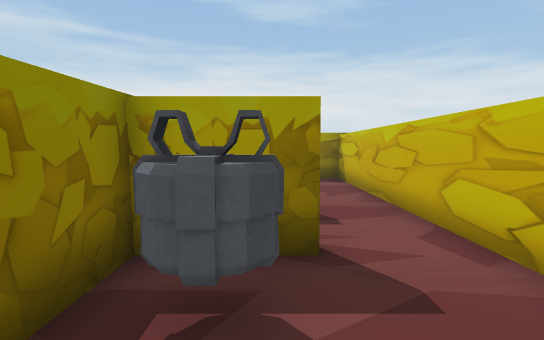
view 1 (above)

16 first-person views from a walk through a 3-D level made in the Unity game engine. The camera is 1.3 m above the floor, tilts 4° down and sees 80° across. The floor is counted in squares, 1 m on a side. Each view is taken from the middle of a square. On the plan, view 1 faces up. The plan holds only what a view shows up to about 14 squares ahead; the rest is blank. The player is left out.

view 2
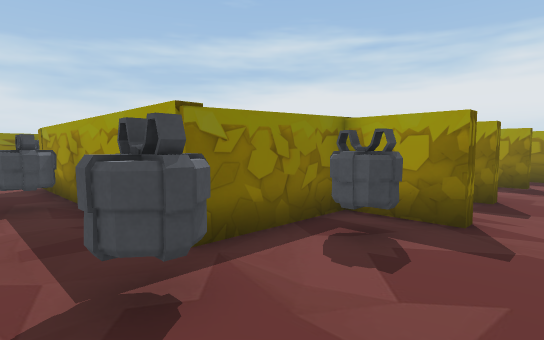

view 3
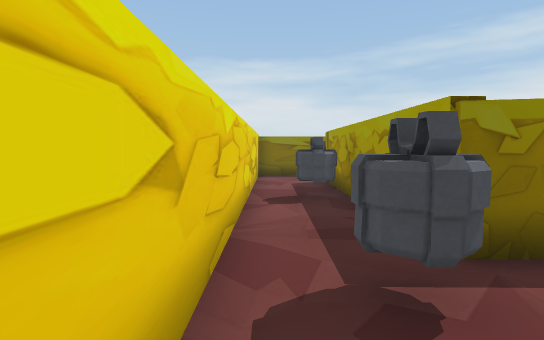

view 4
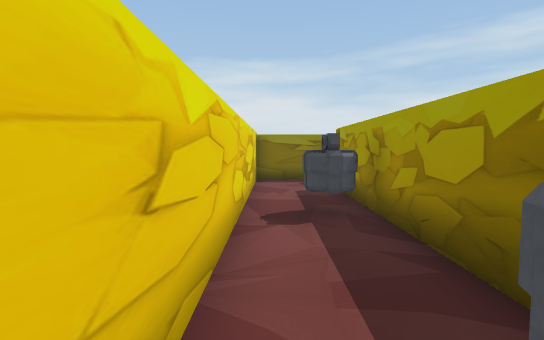

view 5
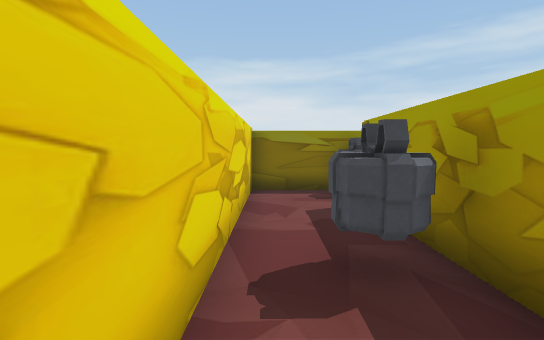

view 6
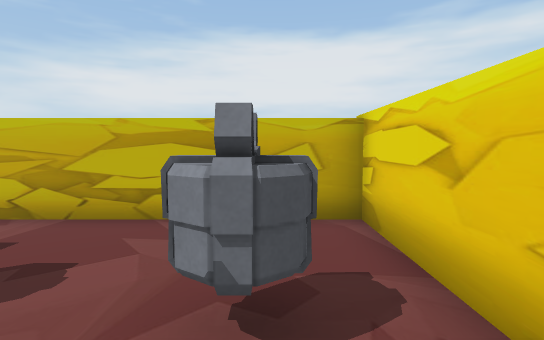

view 7
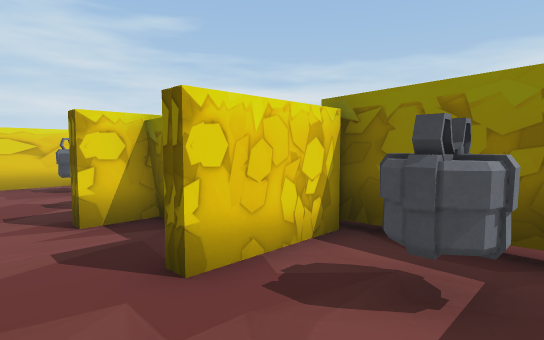

view 8
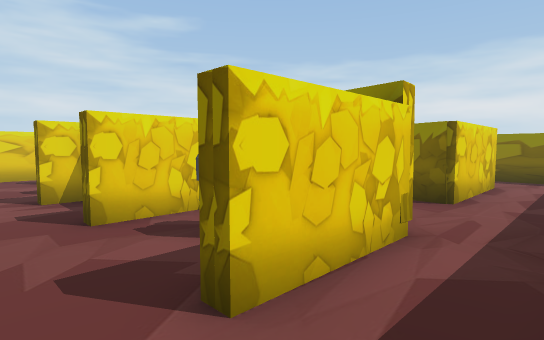

view 9
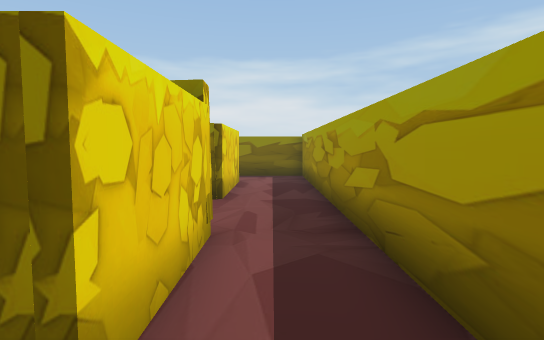

view 10
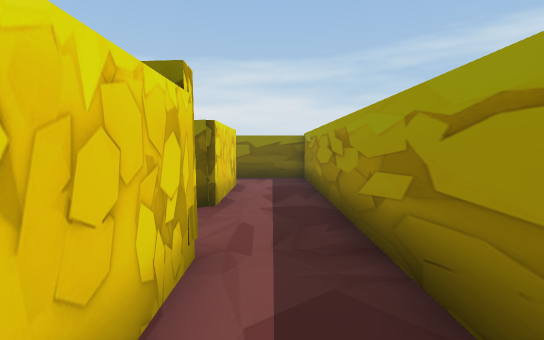

view 11
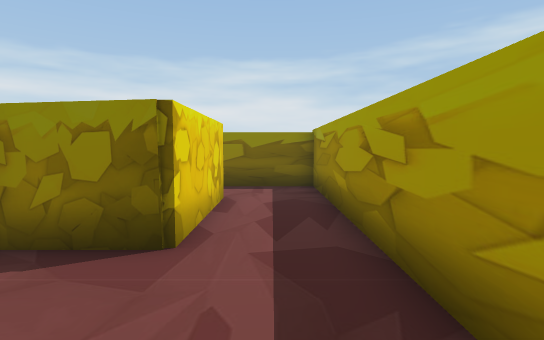

view 12
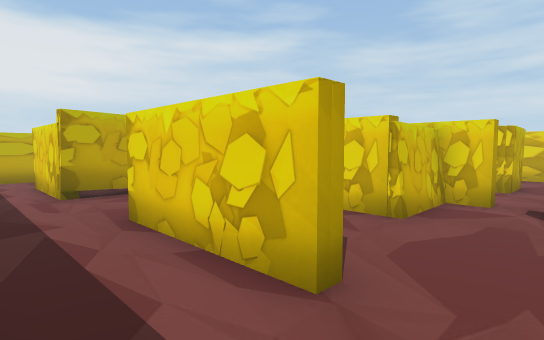

view 13
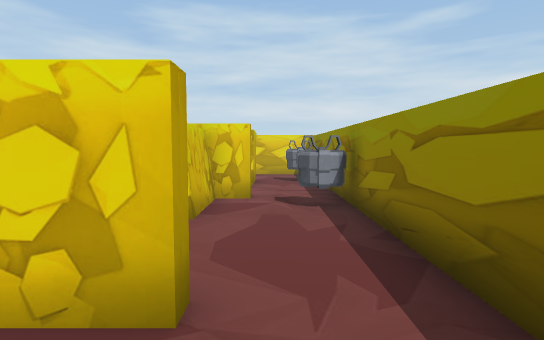

view 14
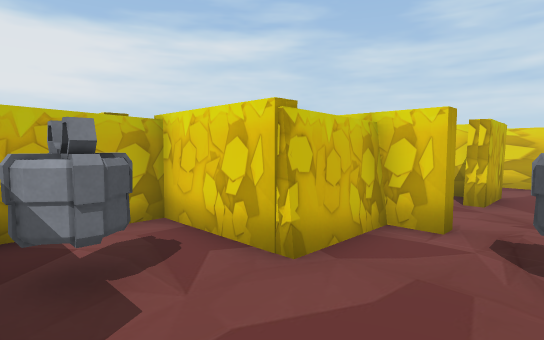

view 15
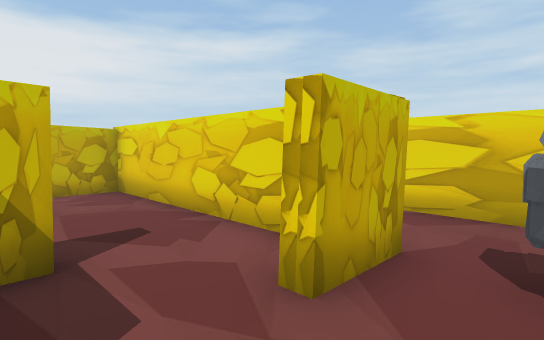

view 16
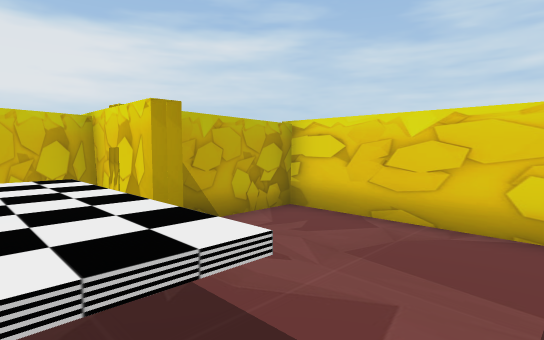

### Floor plan
Key: @ floor where view 1 was taken; # wall or solid block; x gap in a wall; . floor; ^ raised ledge; O other object.
Columns run from 13 left of view 1 to 3 right of it. Each row starts with its distance up from view 1.
 14 #################
 13 #...............#
 12 #...............#
 11 #..#####..####..#
 10 #..#####..#.....#
  9 #...OO.#. #.O...#
  8 #......#  #.....#
  7 #...####  #x##..#
  6 #O..# .^^^^ #...#
  5 #O.### ^^^# #...#
  4 #....# ...####..#
  3 #..........#OO..#
  2 #..........#OO..#
  1 #O.#.......#....#
  0 #O.#########O@. #
 -1 #.....OO....OO. #
 -2 #...............#
 -3 #################

Positions as (right, up) in squares from view 1, and headings:
1: (0, 0), facing up
2: (2, -2), facing up-left
3: (2, -2), facing left
4: (0, -2), facing left
5: (-3, -2), facing left
6: (-3, -1), facing right
7: (2, 10), facing down-left
8: (2, 13), facing down-left
9: (2, 12), facing left
10: (1, 12), facing left
11: (-2, 12), facing left
12: (-12, 13), facing down-right
13: (-11, 13), facing down
14: (-12, 10), facing down-right
15: (-12, 4), facing down-right
16: (-7, 6), facing down-right
